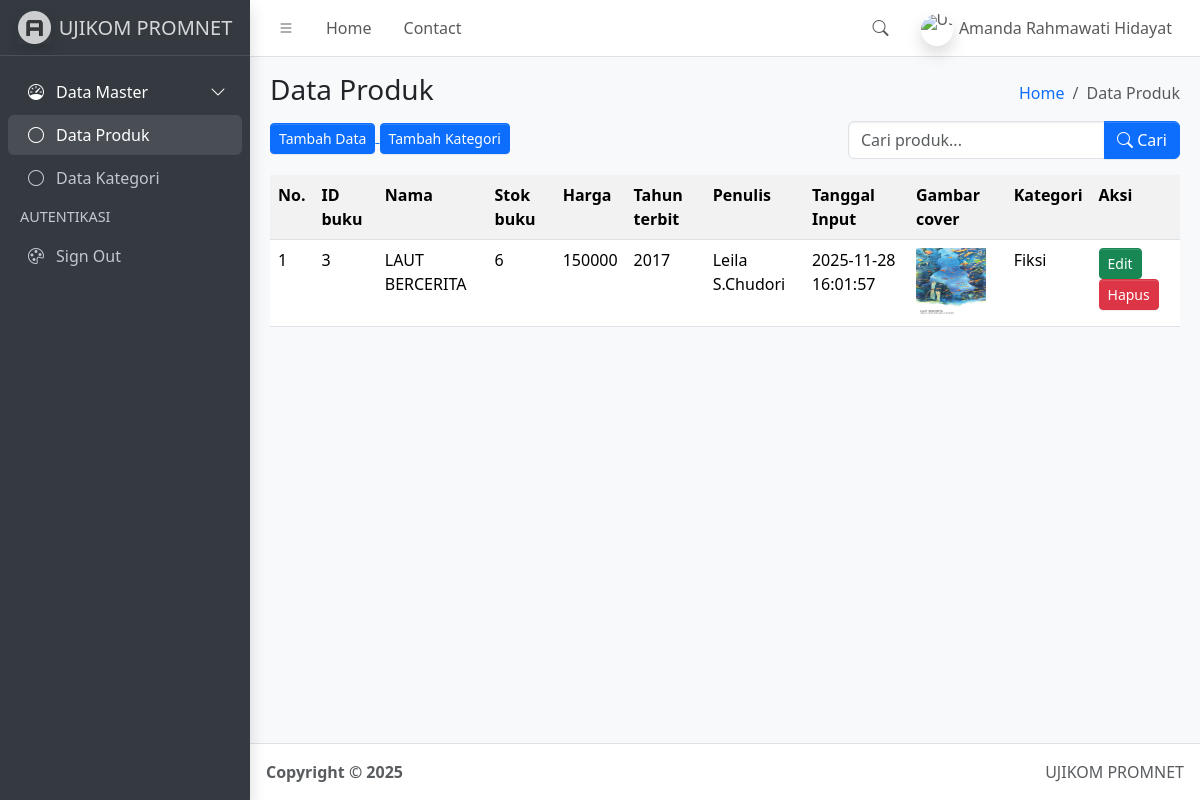
Page /index.php?keyword=LAUT BERCERITA on the committed database.
### tables this page shows
CREATE TABLE `buku` (
  `id_buku` int(11) NOT NULL,
  `nama` varchar(100) NOT NULL,
  `stok_buku` int(20) NOT NULL,
  `harga` int(30) NOT NULL,
  `tahun_terbit` int(20) NOT NULL,
  `penulis` varchar(50) NOT NULL,
  `tanggal_input` timestamp NOT NULL DEFAULT current_timestamp(),
  `gambar_cover` varchar(20) NOT NULL,
  `kategori` varchar(30) NOT NULL
);

### function.php (called while the page is built, shortened)
<?php
$conn = mysqli_connect("localhost", "root", "", "simbs");
function query($query){
    global $conn;
    $result = mysqli_query($conn, $query);
    $rows = [];
    while($row = mysqli_fetch_assoc($result)){
        $rows[] = $row;
    }
    return $rows;
}
?>

### index.php (the view, shortened to what this page needs)
<?php
    require("function.php");
    $query = query("SELECT * FROM buku ORDER BY tanggal_input DESC");
    $buku = $query;
    if(isset($_GET['keyword'])){
    $keyword = $_GET['keyword'];
    $buku = query("SELECT * FROM buku WHERE nama LIKE '%$keyword%'");
    }
?>
<!doctype html>
<html lang="en">
  <head>
    <link
      rel="stylesheet"
      href="https://cdn.jsdelivr.net/npm/@fontsource/source-sans-3@5.0.12/index.css"
      media="print"
      onload="this.media='all'"
    />
    <link
      rel="stylesheet"
      href="https://cdn.jsdelivr.net/npm/overlayscrollbars@2.11.0/styles/overlayscrollbars.min.css"
    />
    <link
      rel="stylesheet"
      href="https://cdn.jsdelivr.net/npm/bootstrap-icons@1.13.1/font/bootstrap-icons.min.css"
    />
    <link rel="stylesheet" href="dist/css/adminlte.min.css" />
    <link
      rel="stylesheet"
      href="https://cdn.jsdelivr.net/npm/apexcharts@3.37.1/dist/apexcharts.css"
    />
    <link
      rel="stylesheet"
      href="https://cdn.jsdelivr.net/npm/jsvectormap@1.5.3/dist/css/jsvectormap.min.css"
    />
  </head>
  <body class="layout-fixed sidebar-expand-lg bg-body-tertiary">
    <div class="app-wrapper">
      <nav class="app-header navbar navbar-expand bg-body">
        <div class="container-fluid">
          <ul class="navbar-nav">
            <li class="nav-item">
              <a class="nav-link" data-lte-toggle="sidebar" href="#" role="button">
                <i class="bi bi-list"></i>
              </a>
            </li>
            <li class="nav-item d-none d-md-block">
              <a href="#" class="nav-link">Home</a>
            </li>
            <li class="nav-item d-none d-md-block">
              <a href="#" class="nav-link">Contact</a>
            </li>
          </ul>
          <ul class="navbar-nav ms-auto">
            <li class="nav-item">
              <a class="nav-link" data-widget="navbar-search" href="#" role="button">
                <i class="bi bi-search"></i>
              </a>
            </li>
            <li class="nav-item dropdown user-menu">
              <a href="#" class="nav-link dropdown-toggle" data-bs-toggle="dropdown">
                <img
                  src="dist/assets/img/profil.jpg"
                  class="user-image rounded-circle shadow"
                  alt="User Image"
                />
                <span class="d-none d-md-inline">Amanda Rahmawati Hidayat</span>
              </a>
            </li>
          </ul>
        </div>
      </nav>
      <aside class="app-sidebar bg-body-secondary shadow" data-bs-theme="dark">
        <div class="sidebar-brand">
          <a href="index.php" class="brand-link">
            <img
              src="dist/assets/img/AdminLTELogo.png"
              alt="AdminLTE Logo"
              class="brand-image opacity-75 shadow"
            />
            <span class="brand-text fw-light">UJIKOM PROMNET</span>
          </a>
        </div>
        <div class="sidebar-wrapper">
          <nav class="mt-2">
            <ul
              class="nav sidebar-menu flex-column"
              data-lte-toggle="treeview"
              role="navigation"
              aria-label="Main navigation"
              data-accordion="false"
              id="navigation"
            >
              <li class="nav-item menu-open">
                <a href="#" class="nav-link active">
                  <i class="nav-icon bi bi-speedometer"></i>
                  <p>
                    Data Master
                  </p>
                </a>
                <ul class="nav nav-treeview">
                  <li class="nav-item">
                    <a href="./index.html" class="nav-link active">
                      <i class="nav-icon bi bi-circle"></i>
                      <p>Data Produk</p>
                    </a>
                  </li>
                  <li class="nav-item">
                    <a href="./index2.html" class="nav-link">
                      <i class="nav-icon bi bi-circle"></i>
                      <p>Data Kategori</p>
                    </a>
                  </li>
                </ul>
              </li>
              <li class="nav-header">AUTENTIKASI</li>
              <li class="nav-item">
                <a href="./generate/theme.html" class="nav-link">
                  <i class="nav-icon bi bi-palette"></i>
                  <p>Sign Out</p>
                </a>
              </li>
            </ul>
          </nav>
        </div>
      </aside>
      <main class="app-main">
        <div class="app-content-header">
          <div class="container-fluid">
            <div class="row">
              <div class="col-sm-6">
                <h3 class="mb-3">Data Produk</h3>
                <a href="tambah_data.php">
                  <button class="btn-sm btn btn-primary">Tambah Data</button>
                </a>
                 <a href="kategori.php">
                  <button class="btn-sm btn btn-primary">Tambah Kategori</button>
                </a>
              </div>
              <div class="col-sm-6 d-flex flex-column align-items-end">
                <ol class="breadcrumb">
                  <li class="breadcrumb-item"><a href="#">Home</a></li>
                  <li class="breadcrumb-item active" aria-current="page">Data Produk</li>
                </ol>
                <form class="mt-2">
                  <div class="input-group">
                  <input
                    type="text"
                    class="form-control"
                    name="keyword"
                    placeholder="Cari produk..."
                  >
                  <button class="btn btn-primary" type="submit">
                    <i class="bi bi-search"></i> Cari
                  </button>
                </div>
                </form>
              </div>
            </div>
          </div>
        </div>
        <div class="app-content">
          <div class="container-fluid">
            <div class="row">
              <div class="col">
                <table class="table table-striped table-hover">
                  <tr>
                    <th>No.</th>
                    <th>ID buku</th>
                    <th>Nama </th>
                    <th>Stok buku</th>
                    <th>Harga </th>
                    <th>Tahun terbit</th>
                    <th>Penulis</th>
                    <th>Tanggal Input</th>
                    <th>Gambar cover</th>
                    <th>Kategori</th>
                    <th>Aksi</th>
                  </tr>
                  <?php $no=1 ?>
                  <?php foreach($buku as $data): ?>
                  <tr>
                    <td> <?= $no ?> </td>
                    <td> <?= $data['id_buku'] ?> </td>
                    <td> <?= $data['nama'] ?> </td>
                    <td> <?= $data['stok_buku'] ?> </td>
                    <td> <?= $data['harga'] ?> </td>
                    <td> <?= $data['tahun_terbit'] ?> </td>
                    <td><?= $data['penulis'] ?></td>
                    <td><?= $data['tanggal_input'] ?></td>
                    <td>
                        <img src="img/<?= $data['gambar_cover'] ?>" height="70" width="70" alt="">
                    </td>
                    <td><?= $data['kategori'] ?></td>
                    <td>
                      <a href="ubah_buku.php?id_buku=<?= $data['id_buku'] ?>" class="btn-sm btn-success btn">Edit</a>
                      <a href="hapus.php?id_buku=<?= $data['id_buku'] ?>"
                        onclick="return confirm('Yakin ingin menghapus data ini?');"
                        class="btn-sm btn-danger btn">Hapus</a>
                    </td>
                  </tr>
                  <?php $no++; ?>
                  <?php endforeach; ?>
                </table>
              </div>
            </div>
          </div>
        </div>
      </main>
      <footer class="app-footer">
        <div class="float-end d-none d-sm-inline">UJIKOM PROMNET</div>
        <strong>
          Copyright &copy; 2025&nbsp;
        </strong>
      </footer>
    </div>
  </body>
</html>

### rows in the picture
buku: id_buku "3", nama "LAUT BERCERITA", stok_buku "6", harga "150000", tahun_terbit "2017", penulis "Leila S.Chudori", tanggal_input "2025-11-28 16:01:57", gambar_cover (picture), kategori "Fiksi"
